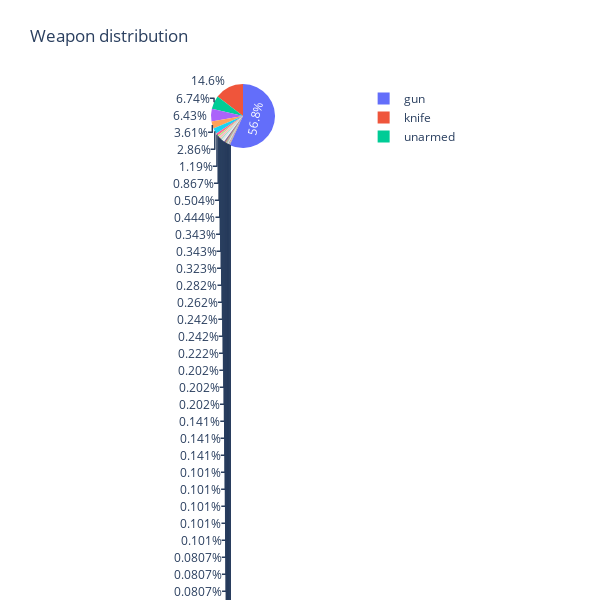

Notebook cell for this chart:
### Markdown cell above
#### 3A. Examining Armed Values Prior to Conversion

### Code cell
pie_me = data['armed'].value_counts().reset_index()
pie_me.columns = ['armed', 'count']

fig = px.pie(
    pie_me, 
    values='count', 
    names='armed',  
    title='Weapon distribution', 
    width=600, 
    height=600
)

fig.show()

### Figure 1 — Plotly figure (JSON) as saved in the notebook; plotly's stock layout.template omitted (floating-point values rounded to 4 significant figures)
{"data": [{"domain": {"x": [0, 1], "y": [0, 1]}, "hovertemplate": "armed=%{label}<br>count=%{value}<extra></extra>", "labels": ["gun", "knife", "unarmed", "undetermined", "toy weapon", "vehicle", "unknown weapon", "machete", "Taser", "sword", "ax", "baseball bat", "gun and knife", "hammer", "metal pipe", "box cutter", "sharp object", "screwdriver", "hatchet", "gun and car", "gun and vehicle", "scissors", "shovel", "crossbow", "blunt object", "rock", "piece of wood", "baton", "pipe", "chair", "crowbar", "vehicle and gun", "pick-axe", "meat cleaver", "straight edge razor", "chain", "metal stick", "Airsoft pistol", "beer bottle", "pellet gun", "BB gun", "samurai sword", "metal object", "metal pole", "guns and explosives", "brick", "flashlight", "pole and knife", "chain saw", "hatchet and gun", "pole", "pitchfork", "tire iron", "oar", "fireworks", "hand torch", "garden tool", "air conditioner", "baseball bat and bottle", "pepper spray", "contractor's level", "bottle", "metal hand tool", "wrench", "carjack", "chainsaw", "bayonet", "lawn mower blade", "machete and gun", "walking stick", "baseball bat and fireplace poker", "flagpole", "metal rake", "nail gun", "glass shard", "motorcycle", "gun and machete", "air pistol", "BB gun and vehicle", "incendiary device", "bow and arrow", "vehicle and machete", "grenade", "bean-bag gun", "ice pick", "pen", "barstool", "cordless drill", "wasp spray", "gun and sword", "stapler", "spear"], "legendgroup": "", "name": "", "showlegend": true, "type": "pie", "values": [2814, 725, 334, 319, 179, 142, 59, 43, 25, 22, 17, 17, 16, 14, 13, 12, 12, 11, 10, 10, 10, 7, 7, 7, 5, 5, 5, 5, 5, 4, 4, 4, 4, 4, 4, 3, 3, 3, 3, 3, 3, 3, 3, 3, 3, 2, 2, 2, 2, 2, 2, 2, 1, 1, 1, 1, 1, 1, 1, 1, 1, 1, 1, 1, 1, 1, 1, 1, 1, 1, 1, 1, 1, 1, 1, 1, 1, 1, 1, 1, 1, 1, 1, 1, 1, 1, 1, 1, 1, 1, 1, 1]}], "layout": {"height": 600, "legend": {"tracegroupgap": 0}, "title": {"text": "Weapon distribution"}, "width": 600}}
